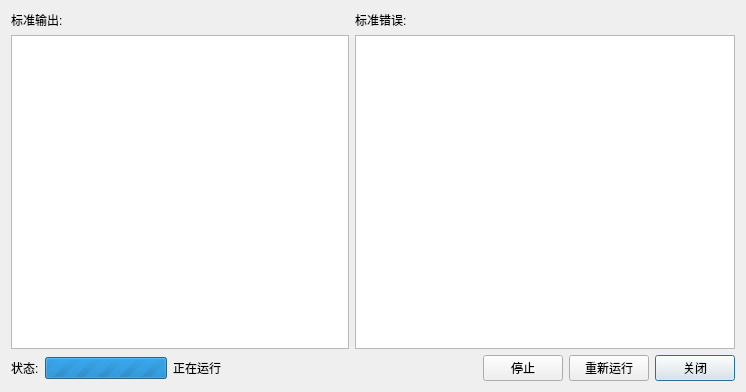
<?xml version="1.0" encoding="UTF-8"?>
<ui version="4.0">
 <class>CommandExecuteDialog</class>
 <widget class="QDialog" name="CommandExecuteDialog">
  <property name="geometry">
   <rect>
    <x>0</x>
    <y>0</y>
    <width>746</width>
    <height>392</height>
   </rect>
  </property>
  <property name="windowTitle">
   <string>OCC-GUI</string>
  </property>
  <layout class="QGridLayout" name="gridLayout">
   <item row="2" column="0">
    <widget class="QLabel" name="lbStatus">
     <property name="text">
      <string>状态:</string>
     </property>
    </widget>
   </item>
   <item row="2" column="2">
    <widget class="QLabel" name="lbStateText">
     <property name="text">
      <string>正在运行</string>
     </property>
    </widget>
   </item>
   <item row="2" column="7">
    <widget class="QPushButton" name="btnClose">
     <property name="text">
      <string>关闭</string>
     </property>
    </widget>
   </item>
   <item row="2" column="1">
    <widget class="QProgressBar" name="pgStatus">
     <property name="maximum">
      <number>0</number>
     </property>
     <property name="value">
      <number>0</number>
     </property>
     <property name="textVisible">
      <bool>false</bool>
     </property>
    </widget>
   </item>
   <item row="2" column="5">
    <widget class="QPushButton" name="btnStop">
     <property name="text">
      <string>停止</string>
     </property>
    </widget>
   </item>
   <item row="2" column="6">
    <widget class="QPushButton" name="btnRerun">
     <property name="text">
      <string>重新运行</string>
     </property>
    </widget>
   </item>
   <item row="2" column="4">
    <spacer name="horizontalSpacer">
     <property name="orientation">
      <enum>Qt::Horizontal</enum>
     </property>
     <property name="sizeHint" stdset="0">
      <size>
       <width>40</width>
       <height>20</height>
      </size>
     </property>
    </spacer>
   </item>
   <item row="1" column="4" colspan="4">
    <widget class="QTextEdit" name="etStderr">
     <property name="readOnly">
      <bool>true</bool>
     </property>
    </widget>
   </item>
   <item row="0" column="0" colspan="2">
    <widget class="QLabel" name="label">
     <property name="text">
      <string>标准输出:</string>
     </property>
    </widget>
   </item>
   <item row="2" column="3">
    <spacer name="horizontalSpacer_2">
     <property name="orientation">
      <enum>Qt::Horizontal</enum>
     </property>
     <property name="sizeHint" stdset="0">
      <size>
       <width>40</width>
       <height>20</height>
      </size>
     </property>
    </spacer>
   </item>
   <item row="1" column="0" colspan="4">
    <widget class="QTextEdit" name="etStdout">
     <property name="readOnly">
      <bool>true</bool>
     </property>
    </widget>
   </item>
   <item row="0" column="4">
    <widget class="QLabel" name="label_2">
     <property name="text">
      <string>标准错误:</string>
     </property>
    </widget>
   </item>
  </layout>
 </widget>
 <resources/>
 <connections/>
</ui>
